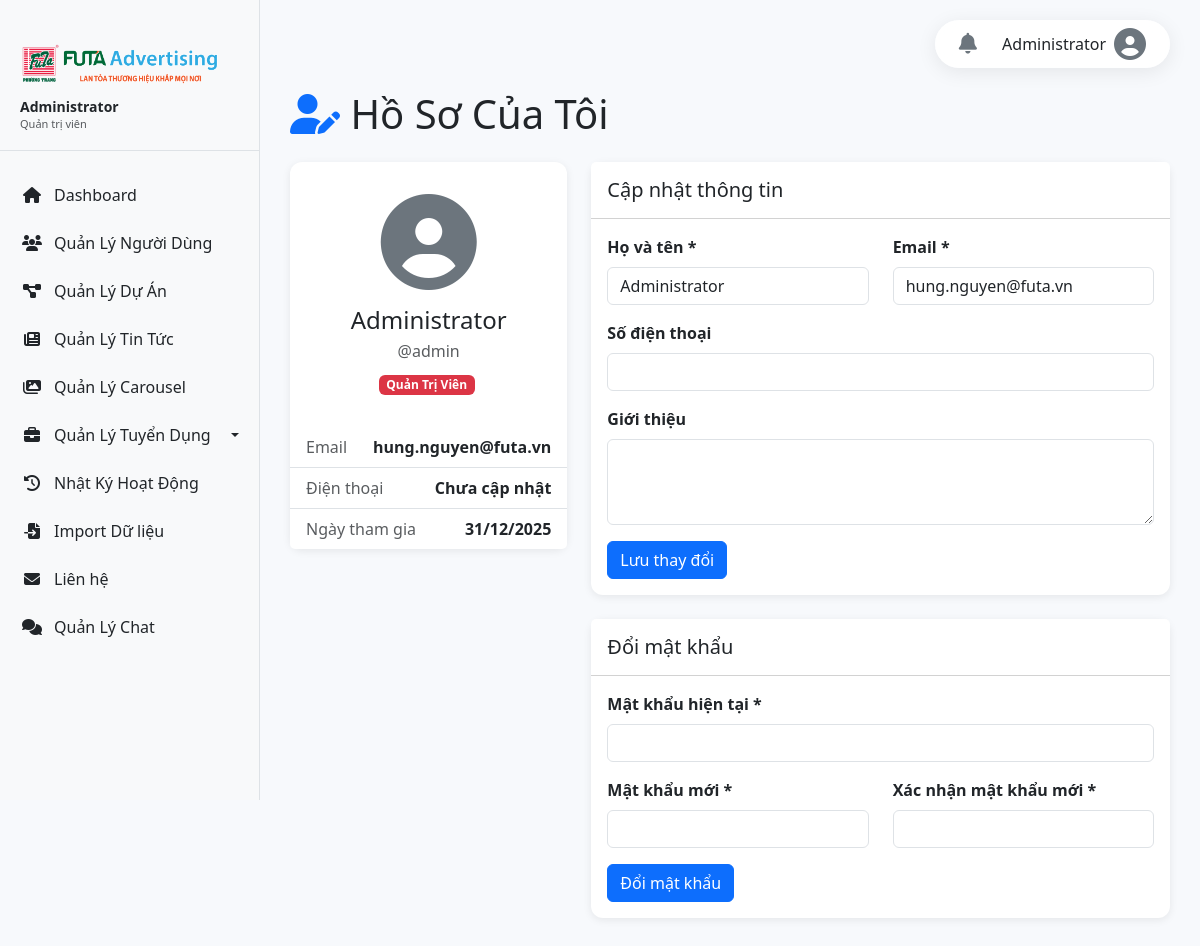
Screenshot of /admin/profile.php (signed in) with the database file from the repository.
### tables this page shows
CREATE TABLE `users` (
  `id` int(11) NOT NULL,
  `username` varchar(100) DEFAULT NULL,
  `password` varchar(255) DEFAULT NULL,
  `fullname` varchar(255) DEFAULT NULL,
  `email` varchar(255) DEFAULT NULL,
  `phone` varchar(50) DEFAULT NULL,
  `avatar` varchar(255) DEFAULT NULL,
  `bio` text DEFAULT NULL,
  `role` varchar(255) DEFAULT 'user',
  `status` enum('active','inactive') DEFAULT 'active',
  `created_at` timestamp NOT NULL DEFAULT current_timestamp()
);

### admin/profile.php (the view, shortened to what this page needs)
<?php
require_once 'auth_check.php';
$admin_id = $_SESSION['admin_id'];
$stmt = $conn->prepare("SELECT * FROM users WHERE id = ?");
$stmt->bind_param("i", $admin_id);
$stmt->execute();
$result = $stmt->get_result();
$user = $result->fetch_assoc();
$roles = [
    'user' => 'Người Dùng',
    'admin' => 'Quản Trị Viên',
    'user_manager' => 'Quản Lý Người Dùng',
    'project_manager' => 'Quản Lý Dự Án',
    'carousel_manager' => 'Quản Lý Carousel',
    'news_manager' => 'Quản Lý Tin Tức',
    'recruitment_manager' => 'Quản Lý Tuyển Dụng',
    'contact_manager' => 'Quản Lý Liên Hệ'
];
$role_colors = [
    'user' => 'secondary', 'admin' => 'danger',
    'user_manager' => 'dark', 'project_manager' => 'primary',
    'carousel_manager' => 'info', 'news_manager' => 'success',
    'recruitment_manager' => 'warning', 'contact_manager' => 'secondary'
];
?>
<!DOCTYPE html>
<html lang="vi">
<head>
    <link href="https://cdn.jsdelivr.net/npm/bootstrap@5.3.3/dist/css/bootstrap.min.css" rel="stylesheet">
    <link rel="stylesheet" href="https://cdnjs.cloudflare.com/ajax/libs/font-awesome/6.5.2/css/all.min.css">
</head>
<body>
<?php include 'sidebar.php'; ?>
<div class="main-content">
    <h1 class="mb-4"><i class="fas fa-user-edit text-primary"></i> Hồ Sơ Của Tôi</h1>
    <div class="row">
        <div class="col-lg-4">
            <div class="card mb-4">
                <div class="card-body profile-header">
                    <i class="fas fa-user-circle fa-6x text-secondary mb-3"></i>
                    <h4 class="card-title mb-1"><?php echo htmlspecialchars($user['fullname']); ?></h4>
                    <p class="text-muted mb-2">@<?php echo htmlspecialchars($user['username']); ?></p>
                    <span class="fs-6">
                        <?php
                            $user_roles_arr = !empty($user['role']) ? explode(',', $user['role']) : [];
                            foreach ($user_roles_arr as $r) {
                                $r = trim($r);
                                echo '<span class="badge bg-'.($role_colors[$r] ?? 'secondary').' me-1">'.($roles[$r] ?? ucfirst($r)).'</span>';
                            }
                        ?>
                    </span>
                </div>
                <ul class="list-group list-group-flush">
                    <li class="list-group-item d-flex justify-content-between align-items-center">
                        <span class="text-muted">Email</span>
                        <strong><?php echo htmlspecialchars($user['email']); ?></strong>
                    </li>
                    <li class="list-group-item d-flex justify-content-between align-items-center">
                        <span class="text-muted">Điện thoại</span>
                        <strong><?php echo htmlspecialchars($user['phone'] ?: 'Chưa cập nhật'); ?></strong>
                    </li>
                    <li class="list-group-item d-flex justify-content-between align-items-center">
                        <span class="text-muted">Ngày tham gia</span>
                        <strong><?php echo date('d/m/Y', strtotime($user['created_at'])); ?></strong>
                    </li>
                </ul>
            </div>
        </div>
        <div class="col-lg-8">
            <div class="card mb-4">
                <div class="card-header bg-white py-3">
                    <h5 class="mb-0">Cập nhật thông tin</h5>
                </div>
                <div class="card-body">
                    <form method="POST">
                        <div class="row">
                            <div class="col-md-6 mb-3">
                                <label class="form-label">Họ và tên *</label>
                                <input type="text" class="form-control" name="fullname" value="<?php echo htmlspecialchars($user['fullname']); ?>" required>
                            </div>
                            <div class="col-md-6 mb-3">
                                <label class="form-label">Email *</label>
                                <input type="email" class="form-control" name="email" value="<?php echo htmlspecialchars($user['email']); ?>" required>
                            </div>
                        </div>
                        <div class="mb-3">
                            <label class="form-label">Số điện thoại</label>
                            <input type="text" class="form-control" name="phone" value="<?php echo htmlspecialchars($user['phone']); ?>">
                        </div>
                        <div class="mb-3">
                            <label class="form-label">Giới thiệu</label>
                            <textarea class="form-control" name="bio" rows="3"><?php echo htmlspecialchars($user['bio']); ?></textarea>
                        </div>
                        <button type="submit" class="btn btn-primary">Lưu thay đổi</button>
                    </form>
                </div>
            </div>
            <div class="card">
                <div class="card-header bg-white py-3">
                    <h5 class="mb-0">Đổi mật khẩu</h5>
                </div>
                <div class="card-body">
                    <form method="POST">
                        <div class="mb-3">
                            <label class="form-label">Mật khẩu hiện tại *</label>
                            <input type="password" class="form-control" name="current_password" required>
                        </div>
                        <div class="row">
                            <div class="col-md-6 mb-3">
                                <label class="form-label">Mật khẩu mới *</label>
                                <input type="password" class="form-control" name="new_password" required>
                            </div>
                            <div class="col-md-6 mb-3">
                                <label class="form-label">Xác nhận mật khẩu mới *</label>
                                <input type="password" class="form-control" name="confirm_password" required>
                            </div>
                        </div>
                        <button type="submit" class="btn btn-primary">Đổi mật khẩu</button>
                    </form>
                </div>
            </div>
        </div>
    </div>
</div>
</body>
</html>

### admin/profile.php (style rules this page uses)
body { background: #f7f9fc; }
.card { border-radius: 12px; box-shadow: 0 2px 8px rgba(0,0,0,0.08); border: none; }
.profile-header { text-align: center; padding: 2rem 1rem; }
.form-label { font-weight: 600; }

### admin/sidebar.php (style rules this page uses)
.main-content { margin-left: 260px; padding: 30px; padding-top: 90px; min-height: 100vh; }

### rows the page displays
users: fullname "Administrator", username "admin", role "Quản Trị Viên", email "hung.nguyen@futa.vn", phone "Chưa cập nhật", created_at "31/12/2025"

### other values shown
$_SESSION['admin_fullname'] "Administrator"
$display_role_str "Quản trị viên"
